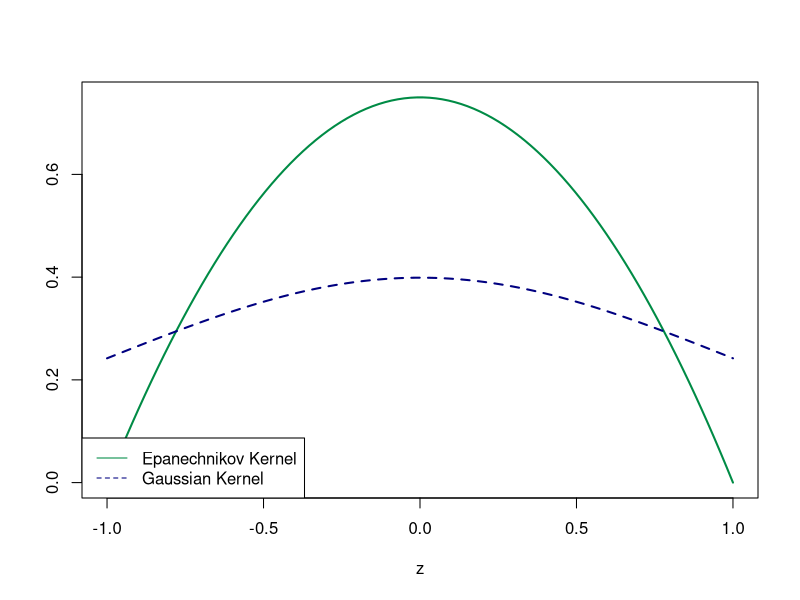
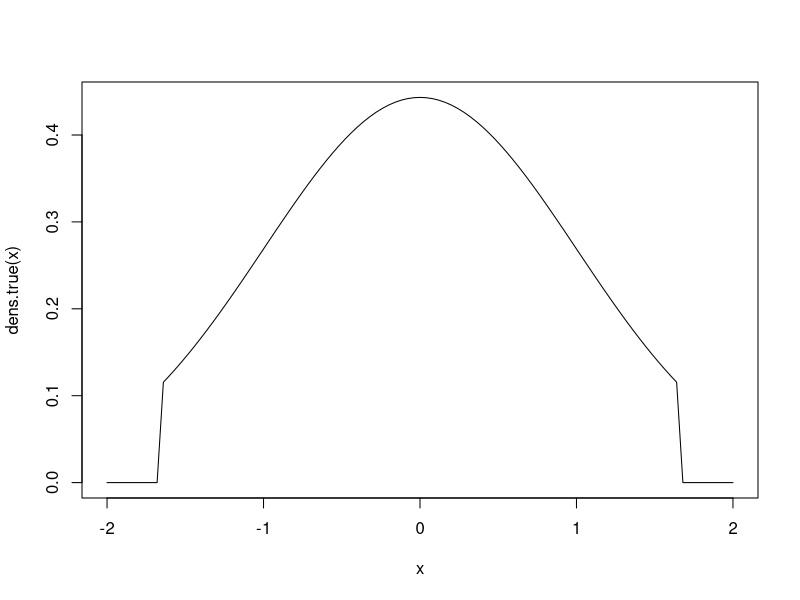
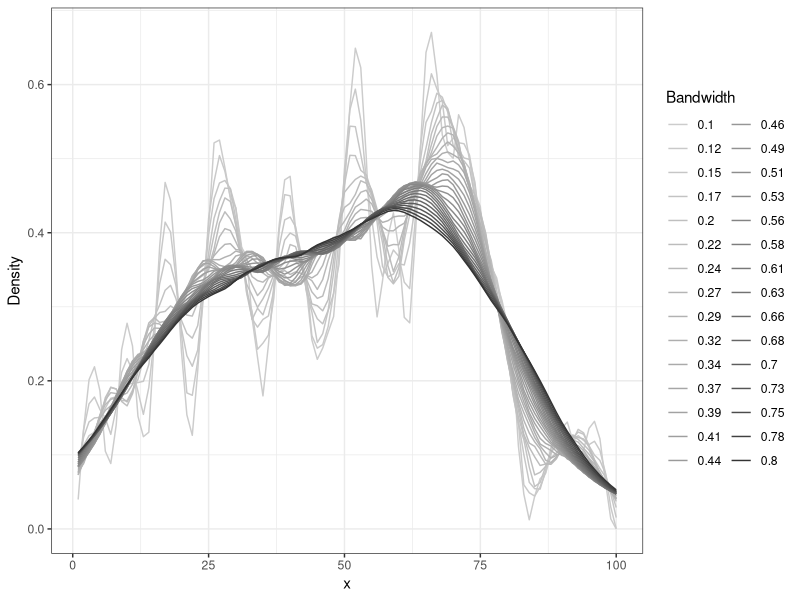

Recreate these plots in R, in order.
## ---- chunk 1
#Nonparametric Density Estimation#
#We define the functions used for the Kernel function#

# Gaussian  Kernel
###################################
kern1<-function(x)
{
  kern1<-(2*pi)^(-1/2)* exp(-x^2/2)
  return(kern1)
}
###Or: Gaussian Kernel
###################################
Gauss.kernel <- function(phi,...) {
  dnorm(phi)
} 
# Epanechnikov Kernel:
#############################
kern2<-function(x)
{
  kern2<-c()
  for(i in 1:length(x))
  {
  if(abs(x[i])<=1)
  {
    kern2[i]<-3/4*(1-x[i]^2)
  }
  else{kern2=0}
}
  return(kern2)
}
##Or: 
# Epanechnikov Kernel:
#############################
Epan.kernel <- function(phi,...) {
  0.75*(1-phi^2)*(abs(phi)<=1)
}

z<-seq(-1,1,length.out=100)
###Plot the Kernel functions over the same x-values###
plot(z,kern2(z),lty=1,type="l",col="springgreen4",lwd=2 , ylab="")
lines(z,kern1(z),lty=2,type="l",col="navy",lwd=2)
legend(x= "bottomleft", y=0.95, legend=c("Epanechnikov Kernel","Gaussian Kernel"),col=c("springgreen4","navy"), lty=1:2, cex=1)

####The density estimator###
N.grid     <- 100
N.sam      <- 100
#------------------
QUANT.LOW  <- 0.05
QUANT.HIGH <- 0.95

x.grid <- seq(qnorm(QUANT.LOW),qnorm(QUANT.HIGH),length.out=N.grid)

#Generate a function for the true density
dens.true <- function(x,...){
  dens <- (qnorm(QUANT.LOW)<=x)*(x<=qnorm(QUANT.HIGH))*dnorm(x)/(QUANT.HIGH-QUANT.LOW)
}
####Plot the true density##############
curve(dens.true,from=-2,to=2)
dens.grid <- dens.true(x.grid)
# Generate a sample of 100 points
########################################################
set.seed(1048)
x.sample <- vector("double",length=N.sam)
count <- 1
while(count <= length(x.sample)){
  temp <- rnorm(1)
  if(temp<qnorm(QUANT.LOW)|temp>qnorm(QUANT.HIGH)){
    count <- count  ##we draw from a standard normal distribution, create a temporary variable and see whether it is within our grid interval. If not we draw again. If yes, we move to the next draw.
  }
  else{
    x.sample[count] <- temp
    count <- count + 1
  }
}

####--------------------The actual density estimator------##
dens.estim <- function(x.grid,x.data,h,Kern=Epan.kernel,...){
  # Number of sample observations
  N <- length(x.data)
  # Number of points at which to evaluate
  n.grid <- length(x.grid)
  dens.est <- vector("double",length=n.grid)
  for(i in 1:length(x.grid)){
    phi <- (x.data - x.grid[i])/h  
    dens.est[i] <- mean(1/h*Kern(phi))  
  } 
  return(dens.est)
}

##Calculate the estimator for different bandwidths#####
reps=30
h.grid<-seq(0.1,0.8,le=reps)###Consider Bandwidths between 0.01 and 0.5
res<-matrix(NA,length(x.sample),reps)
for(i in 1:reps)
{
 res[,i]<- dens.estim(x.grid=x.grid,x.data=x.sample,h=h.grid[i],Kern=Epan.kernel)
}

res.df<-as.data.frame(cbind(as.factor(x.grid),res))
names(res.df)<-c("x.grid", sprintf("%s",round(h.grid,2)))
library("reshape2")
library("ggplot2")

test_data_long <- melt(res.df, id="x.grid")
names(test_data_long)=c("x","Bandwidth","Density")
plot=ggplot(data=test_data_long,
       aes(x=x, y=Density, colour=Bandwidth)) +geom_line()
plot+ scale_colour_grey(start = 0.8, end = 0.2)+theme(legend.position = "none")+ theme_bw()
